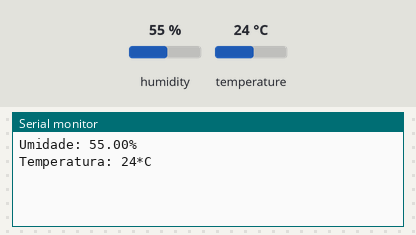
The sketch below on a simulated Arduino Uno, built with avr-gcc and run on an emulated ATmega328P. Parts: the last lines printed to the serial monitor. Inputs (shaded band) come from the test bench; at power-on: humidity 55 %, temperature 24 °C.

Above: at 3.2 s.
3.3 s: humidity set to 22 %
At 5.0 s:
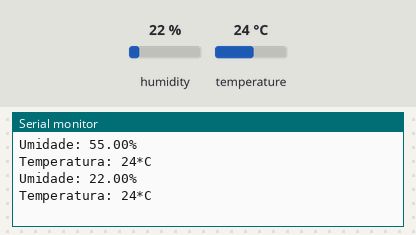
6.0 s: temperature set to 12 °C
At 6.7 s:
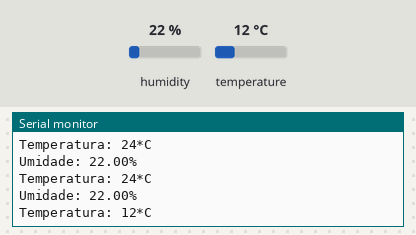
8.7 s: humidity set to 40 %
At 11.4 s:
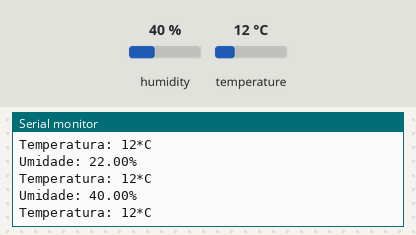
Timing chart, 0 to 12.9 s (numbered marks = the images above; inputs shaded):
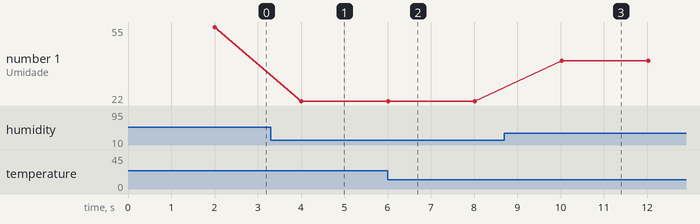

The sketch:

sketch_nov29a.ino
```cpp
#include <DHT_U.h>
#include <DHT.h>

#include <DHT_U.h>
#include <DHT.h>

#include <DHT.h>
#include <DHT_U.h>
#define DHTPIN 2
#define DHTTYPE DHT22

DHT dht(DHTPIN, DHTTYPE);

void setup(){
  Serial.begin(9600);
  dht.begin();
  delay(2000);
}
void loop(){
    Serial.print("Umidade: ");
    Serial.print(dht.readHumidity());
    Serial.print("%");
    Serial.print("\nTemperatura: ");
    Serial.print(dht.readTemperature(), 0);
    Serial.println("*C");
    delay(2000); //não mexer no delay
}
```

Measured:
- after the input at 3.3 s, the serial monitor: prints a new line after 0.71 s (image 1)
- after the input at 6.0 s, the serial monitor: prints a new line at once (image 2)
- after the input at 8.7 s, the serial monitor: prints a new line after 1.3 s (image 3)
- plotted number 1: 55 → 22 after the input at 3.3 s, 22 → 40 after the input at 8.7 s
